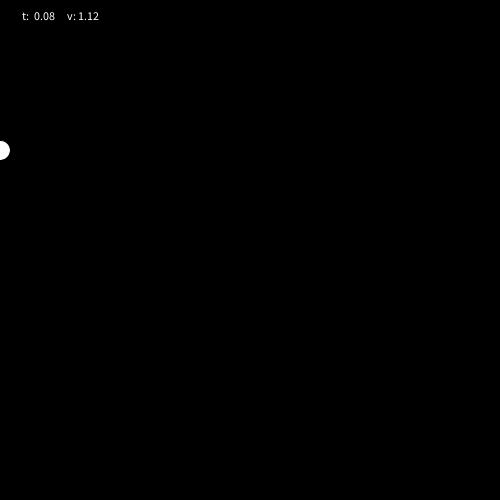
Frame 1 (no input)
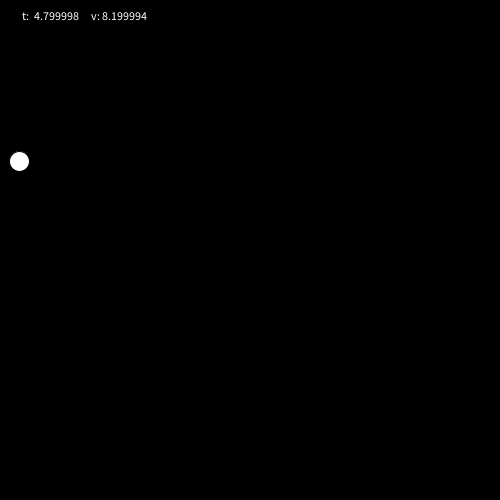
Frame 60 (the mouse pressed at the canvas centre just before this capture)
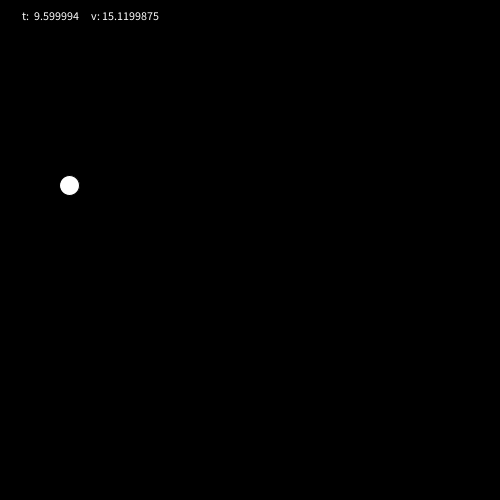
Frame 120 (the mouse held since frame 60 and released just before this capture)

The Processing sketch that drew these frames (run headless with seeded random() and noise(); from frame 60 on, the mouse is pressed at the canvas centre):

// Processing sketch: processing_186421
// ── processing_186421.pde

/*******************************************************************/
/* SIMULACIÓN 2014/2015                                            */
/*                                                                 */
/* Oscar García Martínez                                           */
/*                                                                 */
/*                                                                 */
/* Ejercicio montaña rusa (aceleración): Simular el movimiento de  */
/* una circunferencia que se mueve a tramos de velocidad (ej. con  */
/* pendientes distintas en cada tramo y velocidades en función de  */
/* las pendientes ).                                               */
/* Añadir aceleración en los tramos.                               */
/*                                                                 */
/*******************************************************************/

////Declaración de variables e inicialización de las mismas
float a0 = 1.0;
float a = 0.0;
float v = 1.0;
float pendiente = 0.0;
float vx = 0;
float vy = 0;
float x = -250.0;
float y = -100.0; 
float t = 0.0;
float dt = 0.08;
float t_tramo_1 = 9.0;
float t_tramo_2 = 17.0;
float t_tramo_3 = 25.0;
float t_tramo_4 = 35.0;


void setup() {
  size(500, 500);
  smooth();
}

//Aplicamos una pendiente y una aceleración distinta en cada tramo

void draw() {
  background(0);
    
  pushMatrix();  
    if(t<t_tramo_1){    
      pendiente = -PI/6;
      a = a0+0.5;
      v = calcularV(v,a,dt);
    }else if(t>=t_tramo_1 && t< t_tramo_2){
      pendiente = 0.0;
      a = a0;
      v = calcularV(v,a,dt);
    }
    else if(t>=t_tramo_2 && t< t_tramo_3){
      pendiente = PI/4;
      a = a0-3;
      v = calcularV(v,a,dt);
    }else {
      pendiente = -PI/6;
      a = a0+1;
      v = calcularV(v,a,dt);//calculamos velcidad con la aceleración aplicada
    }
  
    //calculamos la posición en x e y para cada instante
    vx = v*cos(pendiente);
    vy = v*sin(pendiente);
    x = x + vx*dt;
    y = y - vy*dt;
    
    t += dt;  //incrementamos el tiempo t    
    
  translate(x, y);
  fill(255);
  ellipse(width/2, height/2, 20, 20);  
  popMatrix();
  
  text(" t:  "+t+   "   \t  v: " + v,20,20);
}

  
//Calculamos la velocidad con la aceleración aplicada y en caso de que la v 
//pudiese ser negativa (en el tramo en el que la aceleración es negativa), 
//la bola no se moverá en sentido contrario, sino que se parará.
float calcularV(float v,float a,float dt){
  
  v= v+a*dt;
  if(v< 0) {
    return 0; //la bola se parará si la velocidad es negativa
  }else{
    return v;
  }
}
